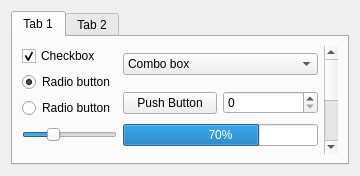
<?xml version="1.0" encoding="UTF-8"?>
<ui version="4.0">
 <class>StylePreview</class>
 <widget class="QWidget" name="StylePreview">
  <property name="geometry">
   <rect>
    <x>0</x>
    <y>0</y>
    <width>360</width>
    <height>172</height>
   </rect>
  </property>
  <property name="sizePolicy">
   <sizepolicy hsizetype="Maximum" vsizetype="Preferred">
    <horstretch>0</horstretch>
    <verstretch>0</verstretch>
   </sizepolicy>
  </property>
  <layout class="QHBoxLayout" name="horizontalLayout">
   <item>
    <widget class="QTabWidget" name="tabWidget">
     <property name="sizePolicy">
      <sizepolicy hsizetype="Expanding" vsizetype="Maximum">
       <horstretch>0</horstretch>
       <verstretch>0</verstretch>
      </sizepolicy>
     </property>
     <property name="currentIndex">
      <number>0</number>
     </property>
     <widget class="QWidget" name="tab_1">
      <attribute name="title">
       <string>Tab 1</string>
      </attribute>
      <layout class="QGridLayout">
       <item row="7" column="2">
        <widget class="QSpinBox" name="spinBox">
         <property name="sizePolicy">
          <sizepolicy hsizetype="Expanding" vsizetype="Fixed">
           <horstretch>0</horstretch>
           <verstretch>0</verstretch>
          </sizepolicy>
         </property>
        </widget>
       </item>
       <item row="8" column="0">
        <widget class="QSlider" name="horizontalSlider">
         <property name="value">
          <number>30</number>
         </property>
         <property name="orientation">
          <enum>Qt::Horizontal</enum>
         </property>
        </widget>
       </item>
       <item row="7" column="1">
        <widget class="QPushButton" name="pushButton">
         <property name="sizePolicy">
          <sizepolicy hsizetype="Expanding" vsizetype="Fixed">
           <horstretch>0</horstretch>
           <verstretch>0</verstretch>
          </sizepolicy>
         </property>
         <property name="text">
          <string>Push Button</string>
         </property>
        </widget>
       </item>
       <item row="6" column="3" rowspan="4">
        <widget class="QScrollBar" name="verticalScrollBar">
         <property name="maximum">
          <number>10</number>
         </property>
        </widget>
       </item>
       <item row="6" column="1" colspan="2">
        <widget class="QComboBox" name="comboBox">
         <property name="sizePolicy">
          <sizepolicy hsizetype="Expanding" vsizetype="Fixed">
           <horstretch>0</horstretch>
           <verstretch>0</verstretch>
          </sizepolicy>
         </property>
         <item>
          <property name="text">
           <string>Combo box</string>
          </property>
         </item>
        </widget>
       </item>
       <item row="6" column="0" rowspan="2">
        <layout class="QVBoxLayout" name="verticalLayout_1">
         <item>
          <widget class="QCheckBox" name="checkBox">
           <property name="text">
            <string>Checkbox</string>
           </property>
           <property name="checked">
            <bool>true</bool>
           </property>
          </widget>
         </item>
         <item>
          <widget class="QRadioButton" name="radioButton_2">
           <property name="text">
            <string>Radio button</string>
           </property>
           <property name="checked">
            <bool>true</bool>
           </property>
          </widget>
         </item>
         <item>
          <widget class="QRadioButton" name="radioButton_1">
           <property name="text">
            <string>Radio button</string>
           </property>
          </widget>
         </item>
        </layout>
       </item>
       <item row="8" column="1" colspan="2">
        <widget class="QProgressBar" name="progressBar">
         <property name="value">
          <number>70</number>
         </property>
         <property name="format">
          <string>%p%</string>
         </property>
        </widget>
       </item>
      </layout>
     </widget>
     <widget class="QWidget" name="tab_2">
      <attribute name="title">
       <string>Tab 2</string>
      </attribute>
     </widget>
    </widget>
   </item>
  </layout>
 </widget>
 <resources/>
 <connections/>
</ui>
